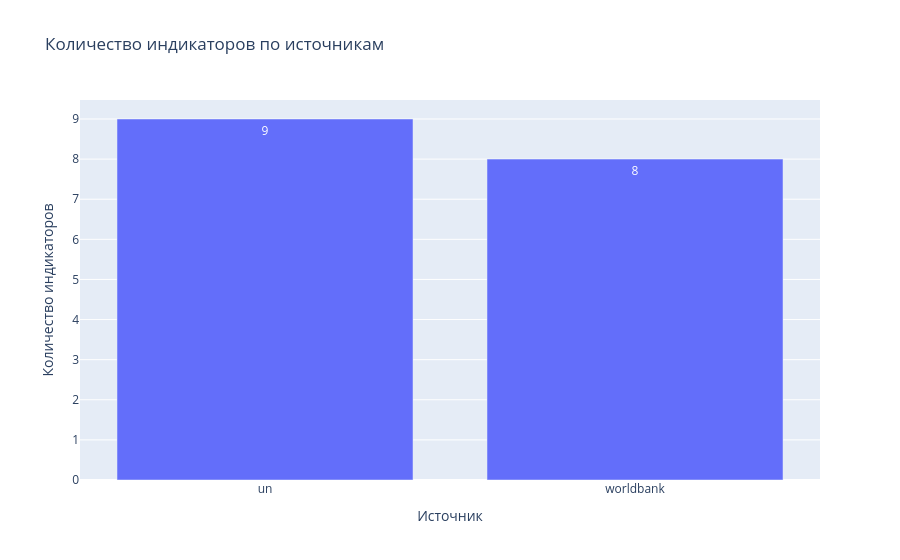

Source (notebook cell):
### Code cell
fig = px.bar(
    source_counts,
    x="source",
    y="n_indicators",
    title="Количество индикаторов по источникам",
    text="n_indicators"
)
fig.update_layout(xaxis_title="Источник", yaxis_title="Количество индикаторов")
fig.show()

### Figure 1 — Plotly figure (JSON) as saved in the notebook; plotly's stock layout.template omitted (floating-point values rounded to 4 significant figures)
{"data": [{"hovertemplate": "source=%{x}<br>n_indicators=%{text}<extra></extra>", "legendgroup": "", "marker": {"color": "#636efa", "pattern": {"shape": ""}}, "name": "", "orientation": "v", "showlegend": false, "text": [9.0, 8.0], "textposition": "auto", "type": "bar", "x": ["un", "worldbank"], "xaxis": "x", "y": [9, 8], "yaxis": "y"}], "layout": {"barmode": "relative", "legend": {"tracegroupgap": 0}, "title": {"text": "Количество индикаторов по источникам"}, "xaxis": {"anchor": "y", "domain": [0, 1], "title": {"text": "Источник"}}, "yaxis": {"anchor": "x", "domain": [0, 1], "title": {"text": "Количество индикаторов"}}}}
